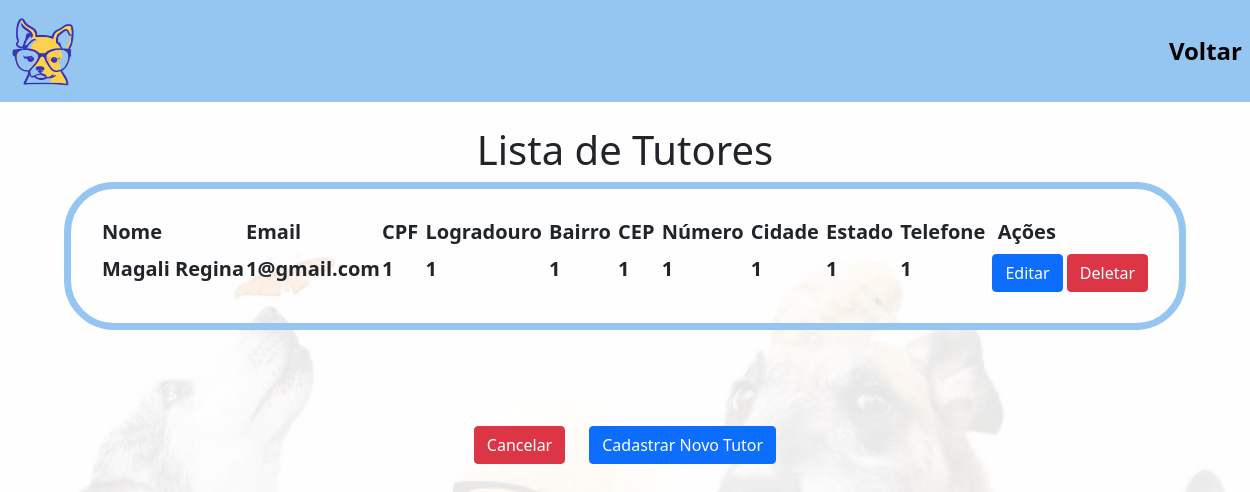
Page /atualizacaoTutor/ on the earlier database version.
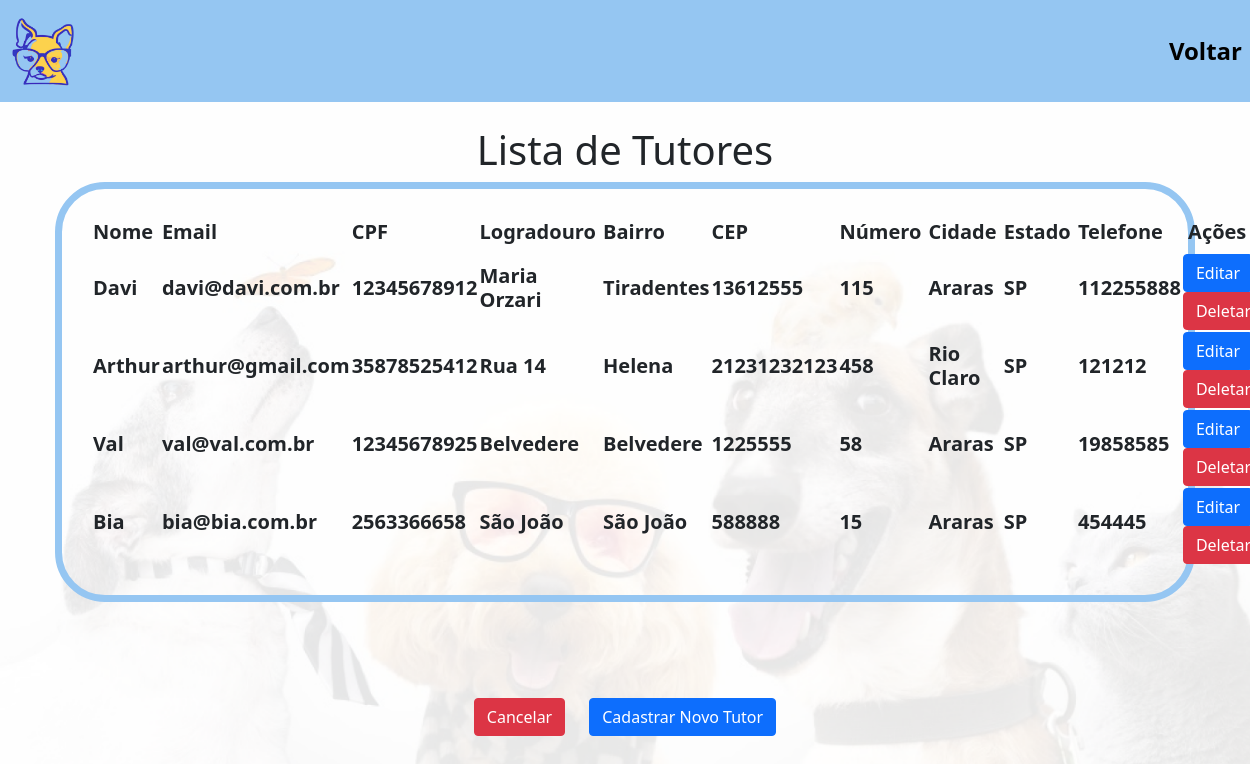
Same page on the later database version.
### Aplicativo/models.py (models this page shows)
class cadastroTutorModel(models.Model):
    nometutor = models.CharField(max_length=255)
    email = models.CharField(max_length=255)
    logradouro = models.CharField(max_length=255)
    bairro = models.CharField(max_length=100)
    cep = models.CharField(max_length=255)
    numero = models.CharField(max_length=10)
    cidade = models.CharField('cidade',max_length=100, default = 'cidade')
    estado = models.CharField(max_length=3)
    telefone = models.CharField(max_length=15)
    password= models.CharField('password', max_length=20, default="passord")
    cpf= models.CharField('cpf',max_length=11,default='cpf')

### Aplicativo/views.py (the view)
# urls.py: path('atualizacaoTutor/', views.atualizacaoTutor, name='atualizacaoTutor'),
def atualizacaoTutor(request):
    tutores = cadastroTutorModel.objects.all()
    return render(request, 'atualizacaoTutor.html', {'tutor': tutores})

### Aplicativo/templates/atualizacaoTutor.html (shortened to what this page needs)
<!DOCTYPE html>
<html lang="en">
<head>
    {% load static %}
    <link rel="stylesheet" type="text/css" href="{% static 'css/index.css' %}">
    <link rel="stylesheet" type="text/css" href="{% static 'css/editar.css' %}">
    <link href="https://cdn.jsdelivr.net/npm/bootstrap@5.0.2/dist/css/bootstrap.min.css" rel="stylesheet"
>
</head>
<body>
    <nav class="navbar navbar-expand-lg custom-bg">
        <div class="collapse navbar-collapse" id="navbarNav">
            <ul class="navbar-nav">
                <li class="nav-item">
                    <a class="nav-link active left-link" aria-current="page" href="{% url 'index' %}">
                        <img src='{% static "Aplicativo/media/logo.png"%}' class="img">
                    </a>
                </li>
            </ul>
            <ul class="navbar-nav ms-auto">
                <li class="nav-item">
                    <a class="nav-link" href="{% url 'dashatualizacao' %}">Voltar</a>
                </li>
            </ul>
        </div>
    </nav><br>
    <div class="background-img">
        <h1 class="text-center">Lista de Tutores</h1>
        <div class="container">
            <table>
                <thead>
                    <tr>
                        <th><h5><b>Nome&nbsp;</b></h5></th>
                        <th><h5><b>Email&nbsp;</b></h5></th>
                        <th><h5><b>CPF&nbsp;</b></h5></th>
                        <th><h5><b>Logradouro&nbsp;</b></h5></th>
                        <th><h5><b>Bairro&nbsp;</b></h5></th>
                        <th><h5><b>CEP&nbsp;</b></h5></th>
                        <th><h5><b>Número&nbsp;</b></h5></th>
                        <th><h5><b>Cidade&nbsp;</b></h5></th>
                        <th><h5><b>Estado&nbsp;</b></h5></th>
                        <th><h5><b>Telefone&nbsp;</b></h5></th>
                        <th><h5><b>&nbsp;Ações</b></h5></th>
                    </tr>
                </thead>
                <tbody>
                    {% for tutor in tutor %}
                    <tr>
                        <td><h5><b>{{ tutor.nometutor }}</b></h5></td>
                        <td><h5><b>{{ tutor.email }}</b></h5></td>
                        <td><h5><b>{{ tutor.cpf }}</b></h5></td>
                        <td><h5><b>{{ tutor.logradouro }}</b></h5></td>
                        <td><h5><b>{{ tutor.bairro }}</b></h5></td>
                        <td><h5><b>{{ tutor.cep }}</b></h5></td>
                        <td><h5><b>{{ tutor.numero }}</b></h5></td>
                        <td><h5><b>{{ tutor.cidade }}</b></h5></td>
                        <td><h5><b>{{ tutor.estado }}</b></h5></td>
                        <td><h5><b>{{ tutor.telefone }}</b></h5></td>
                        <td>
                            <a href="/updateTutor/{{ tutor.id }}" class="btn btn-primary">Editar</a>
                            <a href="/deleteTutor/{{ tutor.id }}" class="btn btn-danger">Deletar</a>
                        </td>
                    </tr>
                    {% endfor %}
                </tbody>
            </table>
        </div>
        <br><br><br><br>
        <div class="row justify-content-center">
            <div class="col-auto">
                <a href="{% url 'home' %}" class="btn btn-danger">Cancelar</a>
            </div>
            <div class="col-auto">
                <a href="{% url 'cadastroTutor' %}" class="btn btn-primary">Cadastrar Novo Tutor</a>
            </div>
        </div>
    </div>
</html>

Differences in the rows shown:
removed cadastroTutorModel: nometutor "Magali Regina", email "1@gmail.com", cpf "1", logradouro "1", bairro "1", cep "1", numero "1", cidade "1", estado "1", telefone "1"
added cadastroTutorModel: nometutor "Davi", email "davi@davi.com.br", cpf "12345678912", logradouro "Maria Orzari", bairro "Tiradentes", cep "13612555", numero "115", cidade "Araras", estado "SP", telefone "112255888"
added cadastroTutorModel: nometutor "Arthur", email "arthur@gmail.com", cpf "35878525412", logradouro "Rua 14", bairro "Helena", cep "21231232123", numero "458", cidade "Rio Claro", estado "SP", telefone "121212"
added cadastroTutorModel: nometutor "Val", email "val@val.com.br", cpf "12345678925", logradouro "Belvedere", bairro "Belvedere", cep "1225555", numero "58", cidade "Araras", estado "SP", telefone "19858585"
added cadastroTutorModel: nometutor "Bia", email "bia@bia.com.br", cpf "2563366658", logradouro "São João", bairro "São João", cep "588888", numero "15", cidade "Araras", estado "SP", telefone "454445"
